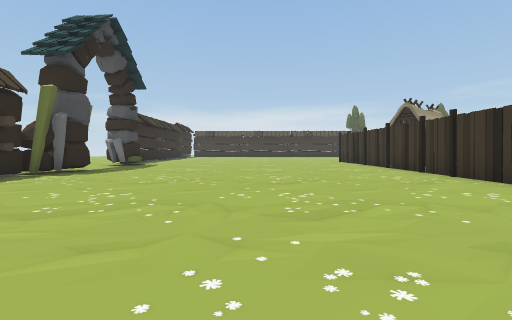
[1] (above)

23 first-person views from a walk through a Unity game level. The camera is 1.2 m above the floor, tilts 2° down and sees 85° across. The floor is counted in squares, 2 m on a side. Each view is taken from the middle of a square. On the plan, view 1 faces up. The plan holds only what a view shows up to about 9 squares ahead; the rest is blank. The place goes on beyond the plan.

[2]
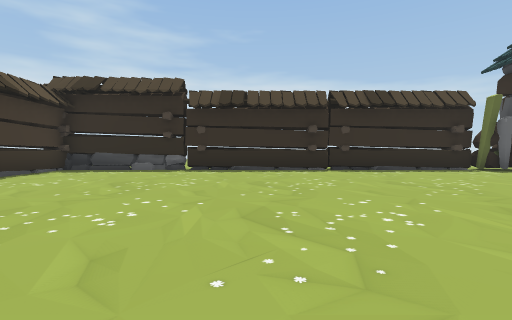

[3]
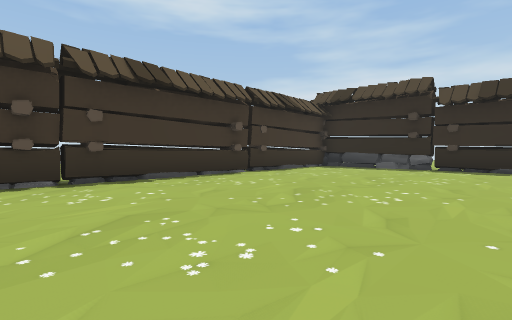

[4]
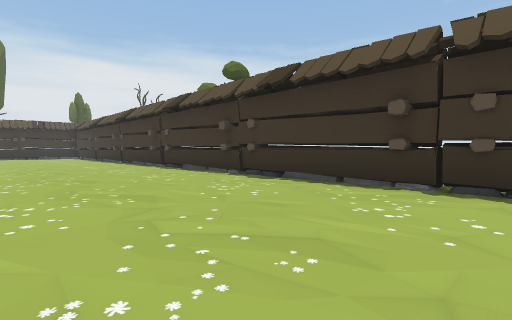

[5]
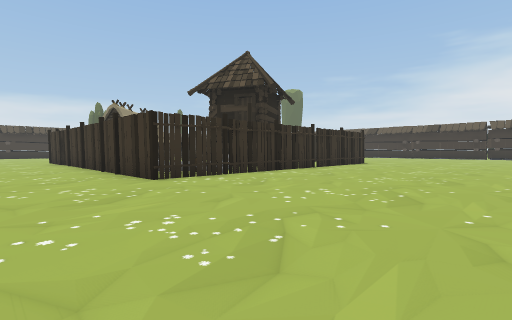

[6]
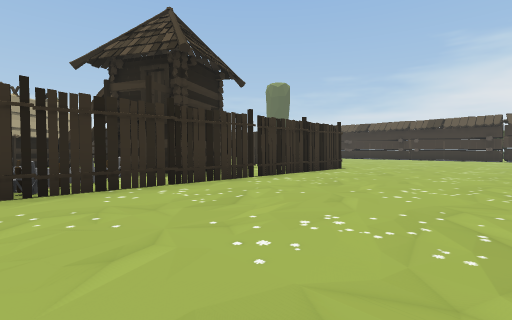

[7]
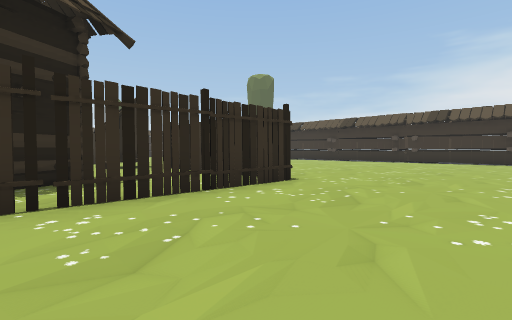

[8]
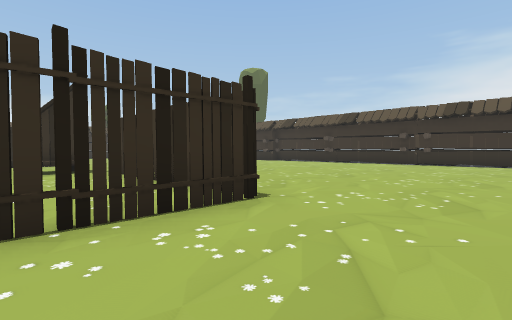

[9]
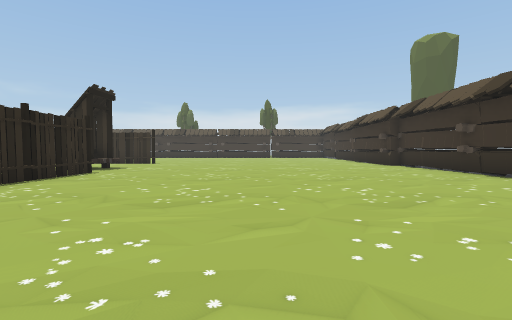

[10]
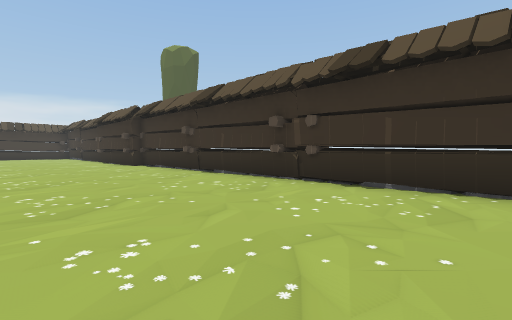

[11]
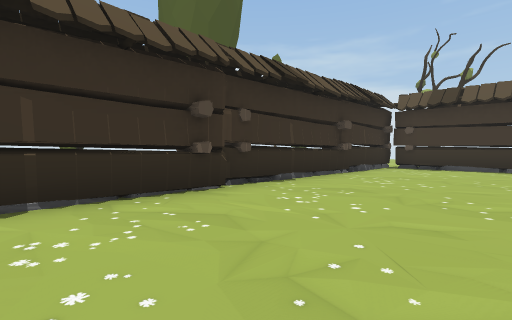

[12]
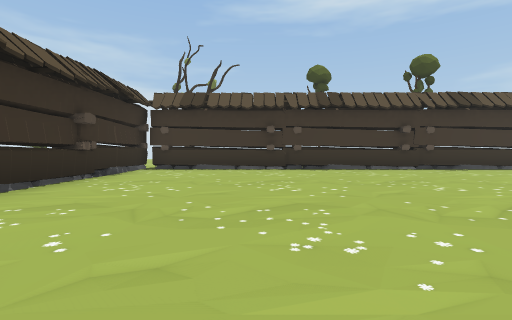

[13]
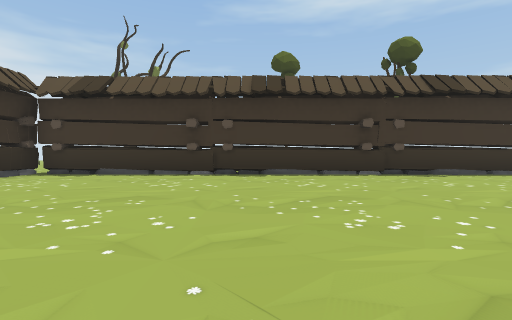

[14]
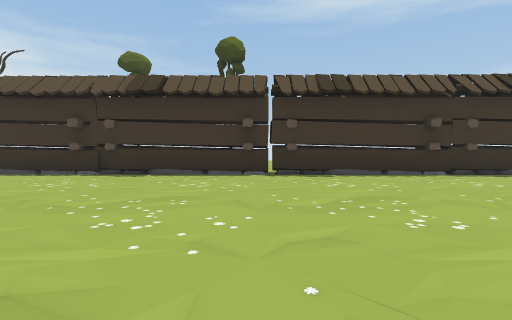

[15]
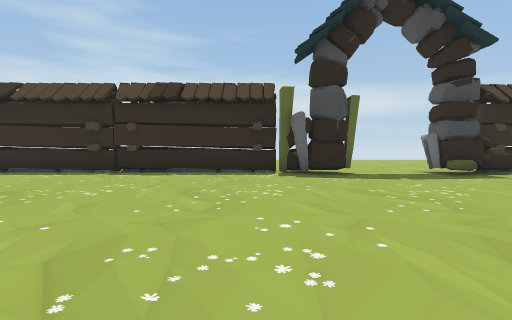

[16]
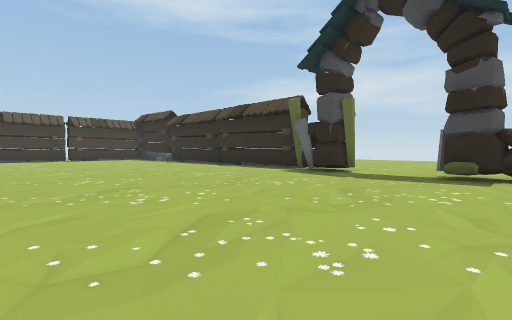

[17]
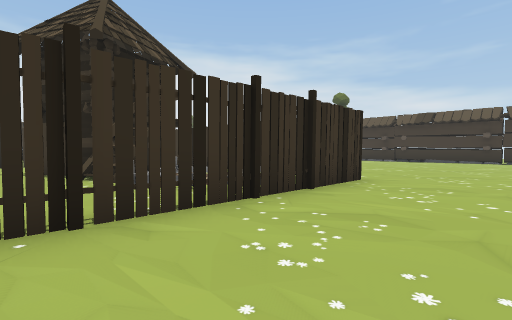

[18]
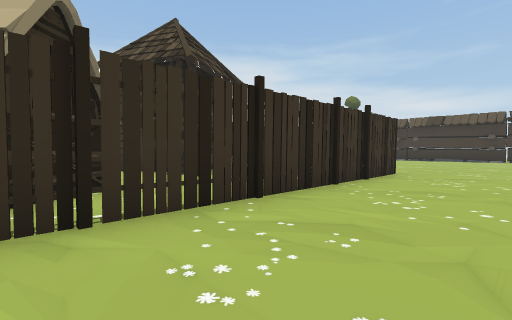

[19]
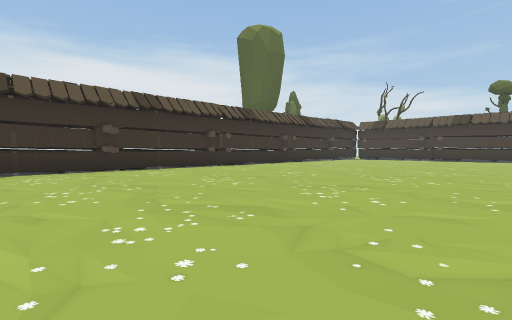

[20]
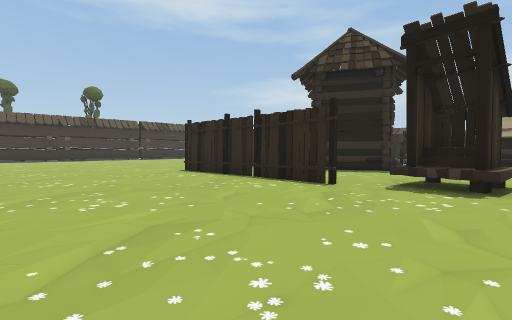

[21]
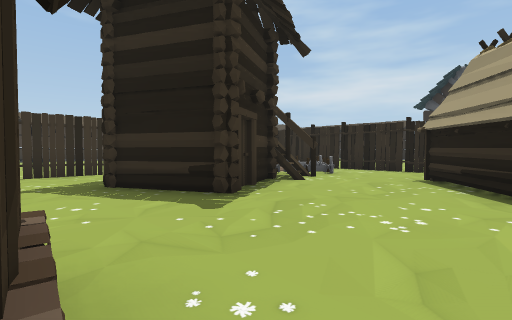

[22]
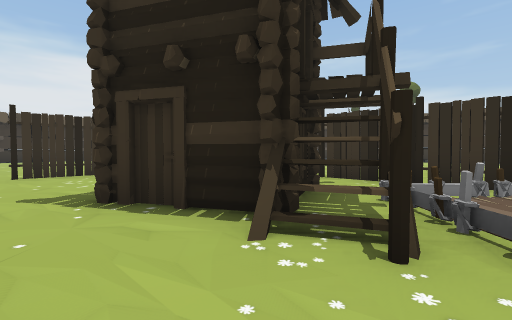

[23]
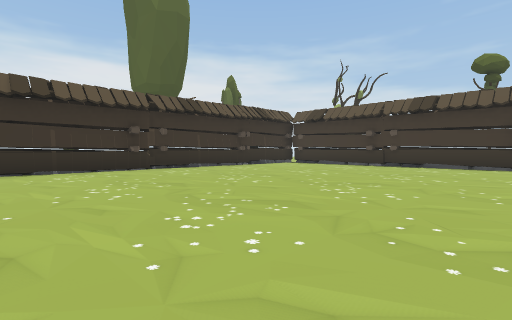

### Floor plan
Key: @ floor where view 1 was taken; # wall or solid block; . floor; / step, stairs or slope; = window, fence, low wall or low ledge; T thing the floor can be seen under or through; O other object.
Columns run from 8 left of view 1 to 32 right of it. Each row starts with its distance up from view 1.
 12    #.........TO OO...............#
 11  ..#.........T.O.....OO..........#
 10 .............T...................#
  9 .............T.....#...#.........#
  8  ..#.........T/O####...#.........#
  7   ##.........#..O###...#.........#
  6   #..........#  .......#.........#
  5   #..........####...TT##.........#
  4   #.............#=#=T............#
  3   #..............................#
  2   #..............................#     OO
  1   #..............................#      O
  0   #.....@........................#
 -1   #..............................#  OO
 -2   #..............................#
 -3   #..............................#
 -4   #..............................#
 -5   #..............................#
 -6   ################################

Where each view was taken, in squares from view 1:
view 1: 0 up, 0 right, facing up
view 2: 0 up, 3 right, facing left
view 3: 0 up, 4 right, facing down-left
view 4: 1 down, 2 right, facing down-right
view 5: 1 down, 2 right, facing up-right
view 6: 0 up, 6 right, facing up-right
view 7: 1 up, 10 right, facing up-right
view 8: 2 up, 12 right, facing up-right
view 9: 2 up, 19 right, facing up
view 10: 2 up, 20 right, facing up-right
view 11: 4 up, 21 right, facing down-right
view 12: 3 up, 21 right, facing down
view 13: 1 up, 19 right, facing down
view 14: 1 up, 12 right, facing down
view 15: 6 up, 2 right, facing left
view 16: 12 up, 2 right, facing down-left
view 17: 10 up, 2 right, facing down-right
view 18: 12 up, 2 right, facing down-right
view 19: 12 up, 16 right, facing down-right
view 20: 12 up, 19 right, facing down-left
view 21: 12 up, 13 right, facing down-left
view 22: 10 up, 7 right, facing down-right
view 23: 5 up, 16 right, facing down-right
